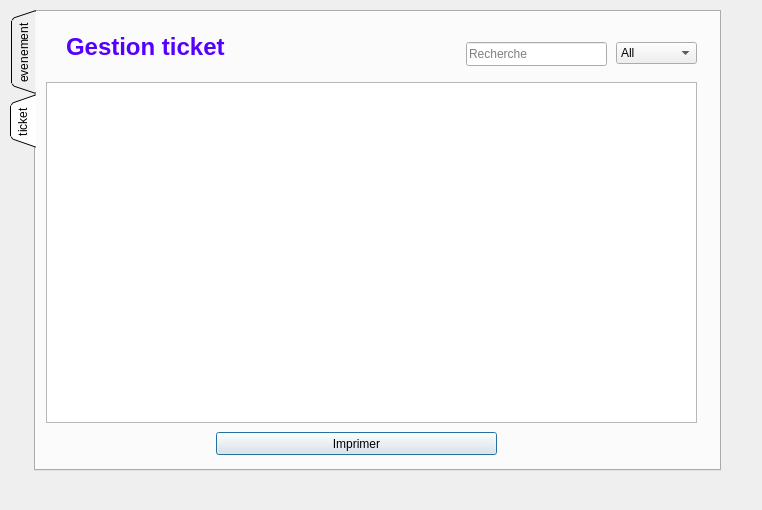
<?xml version="1.0" encoding="UTF-8"?>
<ui version="4.0">
 <class>gestion_evenement</class>
 <widget class="QDialog" name="gestion_evenement">
  <property name="geometry">
   <rect>
    <x>0</x>
    <y>0</y>
    <width>762</width>
    <height>510</height>
   </rect>
  </property>
  <property name="windowTitle">
   <string>Dialog</string>
  </property>
  <widget class="QTabWidget" name="tabWidget">
   <property name="geometry">
    <rect>
     <x>10</x>
     <y>10</y>
     <width>711</width>
     <height>461</height>
    </rect>
   </property>
   <property name="tabPosition">
    <enum>QTabWidget::West</enum>
   </property>
   <property name="tabShape">
    <enum>QTabWidget::Triangular</enum>
   </property>
   <property name="currentIndex">
    <number>1</number>
   </property>
   <widget class="QWidget" name="tab">
    <attribute name="title">
     <string>evenement</string>
    </attribute>
    <widget class="QLineEdit" name="rech_evenement">
     <property name="geometry">
      <rect>
       <x>430</x>
       <y>30</y>
       <width>151</width>
       <height>24</height>
      </rect>
     </property>
     <property name="placeholderText">
      <string>Recherche</string>
     </property>
     <property name="clearButtonEnabled">
      <bool>true</bool>
     </property>
    </widget>
    <widget class="QTableView" name="table_evenement">
     <property name="geometry">
      <rect>
       <x>20</x>
       <y>71</y>
       <width>651</width>
       <height>331</height>
      </rect>
     </property>
     <property name="styleSheet">
      <string notr="true"/>
     </property>
     <property name="sortingEnabled">
      <bool>true</bool>
     </property>
     <attribute name="horizontalHeaderCascadingSectionResizes">
      <bool>true</bool>
     </attribute>
     <attribute name="horizontalHeaderShowSortIndicator" stdset="0">
      <bool>true</bool>
     </attribute>
     <attribute name="horizontalHeaderStretchLastSection">
      <bool>false</bool>
     </attribute>
    </widget>
    <widget class="QLabel" name="label">
     <property name="geometry">
      <rect>
       <x>20</x>
       <y>20</y>
       <width>261</width>
       <height>31</height>
      </rect>
     </property>
     <property name="text">
      <string>&lt;html&gt;&lt;head/&gt;&lt;body&gt;&lt;p&gt;&lt;span style=&quot; font-size:18pt; font-weight:600; color:#5500ff;&quot;&gt;Gestion evenement&lt;/span&gt;&lt;/p&gt;&lt;/body&gt;&lt;/html&gt;</string>
     </property>
    </widget>
    <widget class="QComboBox" name="evenement_sel_col">
     <property name="geometry">
      <rect>
       <x>591</x>
       <y>30</y>
       <width>81</width>
       <height>22</height>
      </rect>
     </property>
     <item>
      <property name="text">
       <string>All</string>
      </property>
     </item>
     <item>
      <property name="text">
       <string>ID</string>
      </property>
     </item>
     <item>
      <property name="text">
       <string>Nom</string>
      </property>
     </item>
     <item>
      <property name="text">
       <string>Date Achat</string>
      </property>
     </item>
     <item>
      <property name="text">
       <string>Prix</string>
      </property>
     </item>
     <item>
      <property name="text">
       <string>Etat</string>
      </property>
     </item>
    </widget>
   </widget>
   <widget class="QWidget" name="tab_2">
    <attribute name="title">
     <string>ticket</string>
    </attribute>
    <widget class="QTableView" name="table_ticket">
     <property name="geometry">
      <rect>
       <x>10</x>
       <y>70</y>
       <width>651</width>
       <height>341</height>
      </rect>
     </property>
     <property name="selectionMode">
      <enum>QAbstractItemView::ExtendedSelection</enum>
     </property>
     <property name="sortingEnabled">
      <bool>true</bool>
     </property>
     <attribute name="horizontalHeaderShowSortIndicator" stdset="0">
      <bool>false</bool>
     </attribute>
    </widget>
    <widget class="QLabel" name="label_4">
     <property name="geometry">
      <rect>
       <x>30</x>
       <y>20</y>
       <width>211</width>
       <height>31</height>
      </rect>
     </property>
     <property name="text">
      <string>&lt;html&gt;&lt;head/&gt;&lt;body&gt;&lt;p&gt;&lt;span style=&quot; font-size:18pt; font-weight:600; color:#5500ff;&quot;&gt;Gestion ticket&lt;/span&gt;&lt;/p&gt;&lt;/body&gt;&lt;/html&gt;</string>
     </property>
    </widget>
    <widget class="QLineEdit" name="rech_ticket">
     <property name="geometry">
      <rect>
       <x>430</x>
       <y>30</y>
       <width>141</width>
       <height>24</height>
      </rect>
     </property>
     <property name="placeholderText">
      <string>Recherche</string>
     </property>
     <property name="clearButtonEnabled">
      <bool>true</bool>
     </property>
    </widget>
    <widget class="QComboBox" name="ticket_sel_col">
     <property name="geometry">
      <rect>
       <x>580</x>
       <y>30</y>
       <width>81</width>
       <height>22</height>
      </rect>
     </property>
     <item>
      <property name="text">
       <string>All</string>
      </property>
     </item>
     <item>
      <property name="text">
       <string>ID</string>
      </property>
     </item>
     <item>
      <property name="text">
       <string>Equipement</string>
      </property>
     </item>
     <item>
      <property name="text">
       <string>Duree</string>
      </property>
     </item>
     <item>
      <property name="text">
       <string>Total</string>
      </property>
     </item>
     <item>
      <property name="text">
       <string>Type Panne</string>
      </property>
     </item>
    </widget>
    <widget class="QPushButton" name="pushButton_2">
     <property name="geometry">
      <rect>
       <x>180</x>
       <y>420</y>
       <width>281</width>
       <height>23</height>
      </rect>
     </property>
     <property name="text">
      <string>Imprimer</string>
     </property>
    </widget>
   </widget>
  </widget>
 </widget>
 <resources/>
 <connections/>
</ui>
